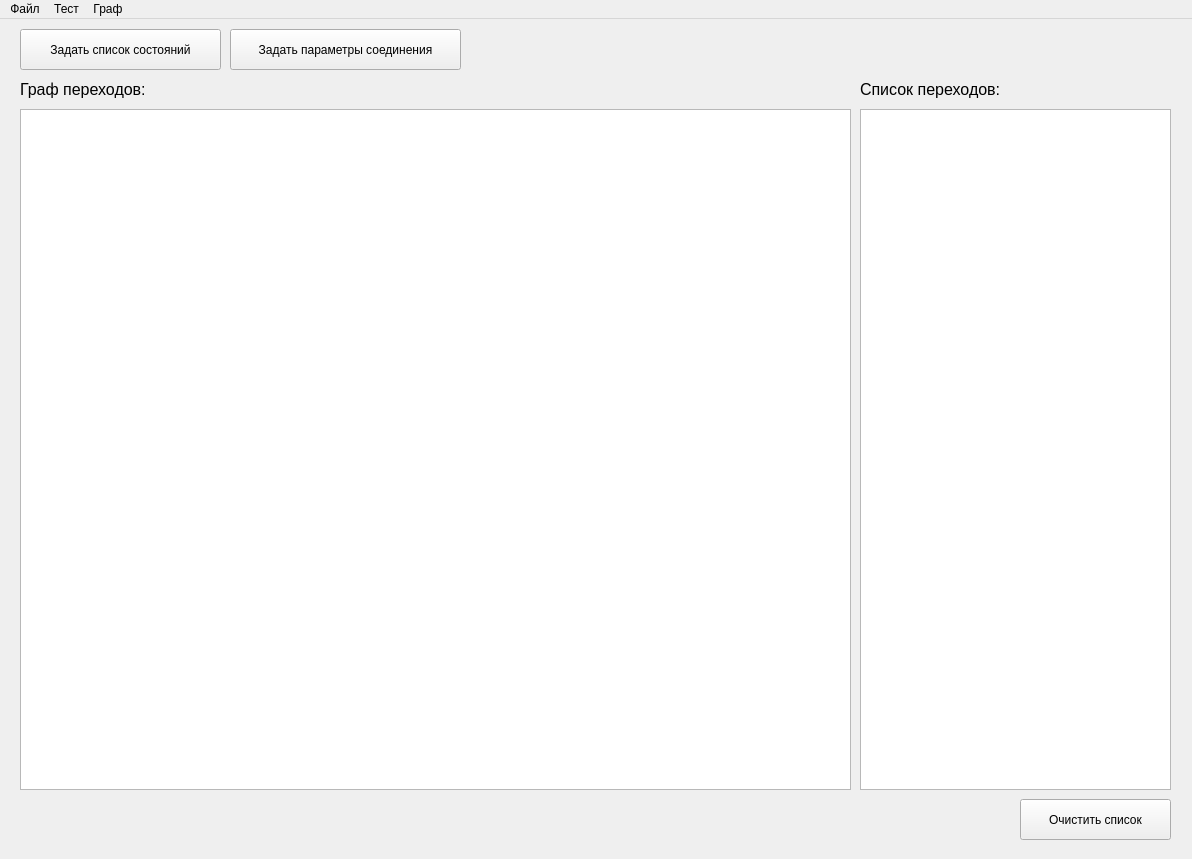
<?xml version="1.0" encoding="UTF-8"?>
<ui version="4.0">
 <class>MainWindow</class>
 <widget class="QMainWindow" name="MainWindow">
  <property name="geometry">
   <rect>
    <x>0</x>
    <y>0</y>
    <width>1192</width>
    <height>859</height>
   </rect>
  </property>
  <property name="windowTitle">
   <string>TestServer</string>
  </property>
  <widget class="QWidget" name="centralWidget">
   <widget class="QPushButton" name="loadButton">
    <property name="geometry">
     <rect>
      <x>20</x>
      <y>10</y>
      <width>201</width>
      <height>41</height>
     </rect>
    </property>
    <property name="text">
     <string>Задать список состояний</string>
    </property>
   </widget>
   <widget class="QGraphicsView" name="graphicsView">
    <property name="geometry">
     <rect>
      <x>20</x>
      <y>90</y>
      <width>831</width>
      <height>681</height>
     </rect>
    </property>
   </widget>
   <widget class="QTextEdit" name="textEdit">
    <property name="geometry">
     <rect>
      <x>860</x>
      <y>90</y>
      <width>311</width>
      <height>681</height>
     </rect>
    </property>
   </widget>
   <widget class="QPushButton" name="setIPButton">
    <property name="geometry">
     <rect>
      <x>230</x>
      <y>10</y>
      <width>231</width>
      <height>41</height>
     </rect>
    </property>
    <property name="text">
     <string>Задать параметры соединения</string>
    </property>
   </widget>
   <widget class="QLabel" name="label">
    <property name="geometry">
     <rect>
      <x>20</x>
      <y>60</y>
      <width>141</width>
      <height>21</height>
     </rect>
    </property>
    <property name="font">
     <font>
      <pointsize>12</pointsize>
     </font>
    </property>
    <property name="text">
     <string>Граф переходов:</string>
    </property>
   </widget>
   <widget class="QLabel" name="label_2">
    <property name="geometry">
     <rect>
      <x>860</x>
      <y>60</y>
      <width>161</width>
      <height>21</height>
     </rect>
    </property>
    <property name="font">
     <font>
      <pointsize>12</pointsize>
     </font>
    </property>
    <property name="text">
     <string>Список переходов:</string>
    </property>
   </widget>
   <widget class="QPushButton" name="clearListButton">
    <property name="geometry">
     <rect>
      <x>1020</x>
      <y>780</y>
      <width>151</width>
      <height>41</height>
     </rect>
    </property>
    <property name="text">
     <string>Очистить список</string>
    </property>
   </widget>
  </widget>
  <widget class="QMenuBar" name="menuBar">
   <property name="geometry">
    <rect>
     <x>0</x>
     <y>0</y>
     <width>1192</width>
     <height>25</height>
    </rect>
   </property>
   <widget class="QMenu" name="menu">
    <property name="title">
     <string>Файл</string>
    </property>
    <addaction name="separator"/>
    <addaction name="action_8"/>
    <addaction name="action_9"/>
    <addaction name="action_10"/>
    <addaction name="separator"/>
    <addaction name="action_11"/>
    <addaction name="action_5"/>
   </widget>
   <widget class="QMenu" name="menu_2">
    <property name="title">
     <string>Тест</string>
    </property>
    <addaction name="action_2"/>
   </widget>
   <widget class="QMenu" name="menu_3">
    <property name="title">
     <string>Граф</string>
    </property>
    <addaction name="action_13"/>
   </widget>
   <addaction name="menu"/>
   <addaction name="menu_2"/>
   <addaction name="menu_3"/>
  </widget>
  <action name="action">
   <property name="text">
    <string>Открыть файл </string>
   </property>
  </action>
  <action name="action_2">
   <property name="text">
    <string>Сохранить результаты</string>
   </property>
  </action>
  <action name="action_3">
   <property name="text">
    <string>Задать список состояний</string>
   </property>
  </action>
  <action name="action_4">
   <property name="text">
    <string>Сохранить результаты теста</string>
   </property>
  </action>
  <action name="action_6">
   <property name="text">
    <string>Задать список состояний</string>
   </property>
  </action>
  <action name="action_7">
   <property name="text">
    <string>Задать параметры соединения</string>
   </property>
  </action>
  <action name="action_8">
   <property name="text">
    <string>Открыть...</string>
   </property>
  </action>
  <action name="action_9">
   <property name="text">
    <string>Задать список состояний</string>
   </property>
  </action>
  <action name="action_10">
   <property name="text">
    <string>Задать параметры соединения</string>
   </property>
  </action>
  <action name="action_11">
   <property name="text">
    <string>Выход</string>
   </property>
  </action>
  <action name="action_13">
   <property name="text">
    <string>Изменить расположение </string>
   </property>
  </action>
  <action name="action_5">
   <property name="text">
    <string>Сохранить</string>
   </property>
  </action>
 </widget>
 <layoutdefault spacing="6" margin="11"/>
 <resources/>
 <connections/>
</ui>
